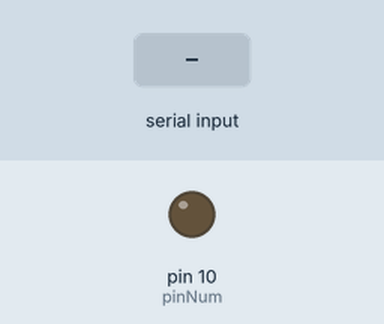
Bench run of a sketch on a simulated Arduino Uno, built with avr-gcc and run on an emulated ATmega328P. Parts: output pins drawn as LEDs (lit = HIGH). The inputs (shaded band) are chosen by the test bench. What the sketch prints to the serial monitor is not drawn.

Above: at 1.2 s.
1.3 s: "90 45\n" received over Serial
At 1.52 s:
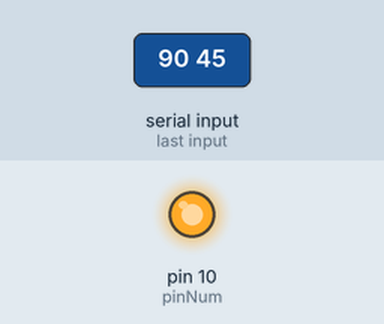
Timing chart, 0 to 10.3 s (numbered marks = the images above; inputs shaded):
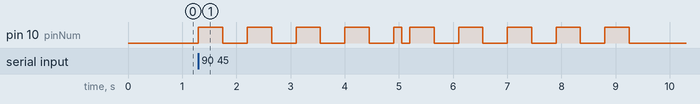

Measured:
- after the input at 1.3 s, pin 10 (pinNum): goes 4 × (HIGH 0.45 s, LOW 0.45 s), HIGH 0.15 s, LOW 0.15 s, 4 × (HIGH 0.45 s, LOW 0.45 s), HIGH 0.45 s, then LOW, starting at once

The sketch:

morseCodeTranslator.ino
```cpp
#include<ctype.h>

const int pinNum = 10;
const int dotTime = 150;
const int dashTime = 3*dotTime;
const int spaceTime = 7*dotTime;

//1 denotes dot, 0 denotes dash
int morseAlphaKey[26][5] = {
  {1,0,0,0,0}, //a
  {0,1,1,1,0}, //b
  {0,1,0,1,0}, //c
  {0,1,1,0,0}, //d
  {1,0,0,0,0}, //e
  {1,1,0,1,0}, //f
  {0,0,1,0,0}, //g
  {1,1,1,1,0}, //h
  {1,1,0,0,0}, //i
  {1,0,0,0,0}, //j
  {0,1,0,0,0}, //k
  {1,0,1,1,0}, //l
  {0,0,0,0,0}, //m
  {0,1,0,0,0}, //n
  {0,0,0,0,0}, //o
  {1,0,0,1,0}, //p
  {0,0,1,0,0}, //q
  {1,0,1,0,0}, //r
  {1,1,1,0,0}, //s
  {0,0,0,0,0}, //t
  {1,1,0,0,0}, //u
  {1,1,1,0,0}, //v
  {1,0,0,0,0}, //w
  {0,1,1,0,0}, //x
  {0,1,0,0,0}, //y
  {0,0,1,1,0}  //z
};

int morseNumKey[10][5] = {
  {0,0,0,0,0}, //0
  {1,0,0,0,0}, //1
  {1,1,0,0,0}, //2
  {1,1,1,0,0}, //3
  {1,1,1,1,0}, //4
  {1,1,1,1,1}, //5
  {0,1,1,1,1}, //6
  {0,0,1,1,1}, //7
  {0,0,0,1,1}, //8
  {0,0,0,0,1}  //9
};

int morseAlphaLength[26] = {2,4,4,3,1,4,3,4,2,4,3,4,2,2,3,4,4,3,3,1,3,4,3,4,4,4};  //length of morse code sequences of the ith alphabet


void morseWrite(int morseKeyArray[][5], int traversalLength, int rowIndex){
  for(int i = 0; i < traversalLength; i++){
    int dotOrDash = morseKeyArray[rowIndex][i];
    if(dotOrDash){    //if dot is to be produced on LED
      digitalWrite(pinNum, HIGH);
      delay(dotTime);
      digitalWrite(pinNum, LOW);
      delay(dotTime);
    }

    if(!dotOrDash){   //if dash is to be produced on LED
      digitalWrite(pinNum, HIGH);
      delay(dashTime);
      digitalWrite(pinNum, LOW);
      delay(dashTime);
    }
  }
}

void setup() {
  // put your setup code here, to run once:
  Serial.begin(9600);
  pinMode(pinNum, OUTPUT);
  Serial.println("enter text to be converted to morse code above (do not use punctuations or any special characters)");
}

void loop() {
  // put your main code here, to run repeatedly:
  char userInput = 0;
  if(Serial.available() > 0){
    userInput = Serial.read();
  }

  if(userInput == ' '){  //in case of a space
    digitalWrite(pinNum, LOW);
    delay(7*spaceTime);
  }else{
    int rowIndex, traversalLength;
    if(isalpha(userInput)){  //if userInput is an alphabet
      rowIndex = tolower(userInput) - 97;
      traversalLength = morseAlphaLength[rowIndex];
      morseWrite(morseAlphaKey, traversalLength, rowIndex);
    }
    if(isdigit(userInput)){  //if userInput is an digit
      rowIndex = userInput - 48;
      traversalLength = 5;
      morseWrite(morseNumKey, traversalLength, rowIndex);
    }
  }
}
```
